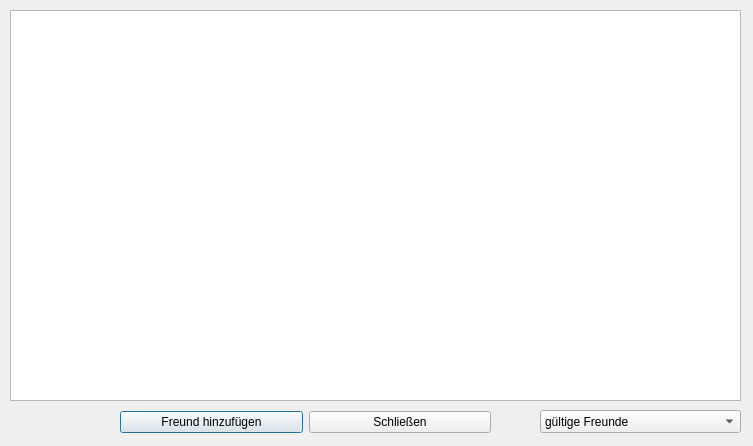
<?xml version="1.0" encoding="UTF-8"?>
<ui version="4.0">
 <class>DialogFriendshipList</class>
 <widget class="QDialog" name="DialogFriendshipList">
  <property name="geometry">
   <rect>
    <x>0</x>
    <y>0</y>
    <width>753</width>
    <height>446</height>
   </rect>
  </property>
  <property name="windowTitle">
   <string>Dialog</string>
  </property>
  <widget class="QTableView" name="tableView_friendlist">
   <property name="geometry">
    <rect>
     <x>10</x>
     <y>10</y>
     <width>731</width>
     <height>391</height>
    </rect>
   </property>
   <property name="editTriggers">
    <set>QAbstractItemView::NoEditTriggers</set>
   </property>
  </widget>
  <widget class="QComboBox" name="comboBox_friend_filter">
   <property name="geometry">
    <rect>
     <x>540</x>
     <y>410</y>
     <width>201</width>
     <height>23</height>
    </rect>
   </property>
   <item>
    <property name="text">
     <string>gültige Freunde</string>
    </property>
   </item>
   <item>
    <property name="text">
     <string>abgelaufene Freuned</string>
    </property>
   </item>
  </widget>
  <widget class="QWidget" name="">
   <property name="geometry">
    <rect>
     <x>120</x>
     <y>410</y>
     <width>371</width>
     <height>25</height>
    </rect>
   </property>
   <layout class="QHBoxLayout" name="horizontalLayout">
    <item>
     <widget class="QPushButton" name="pushButton_add_friend">
      <property name="text">
       <string>Freund hinzufügen</string>
      </property>
     </widget>
    </item>
    <item>
     <widget class="QPushButton" name="pushButton_close">
      <property name="text">
       <string>Schließen</string>
      </property>
     </widget>
    </item>
   </layout>
  </widget>
 </widget>
 <resources/>
 <connections/>
</ui>
